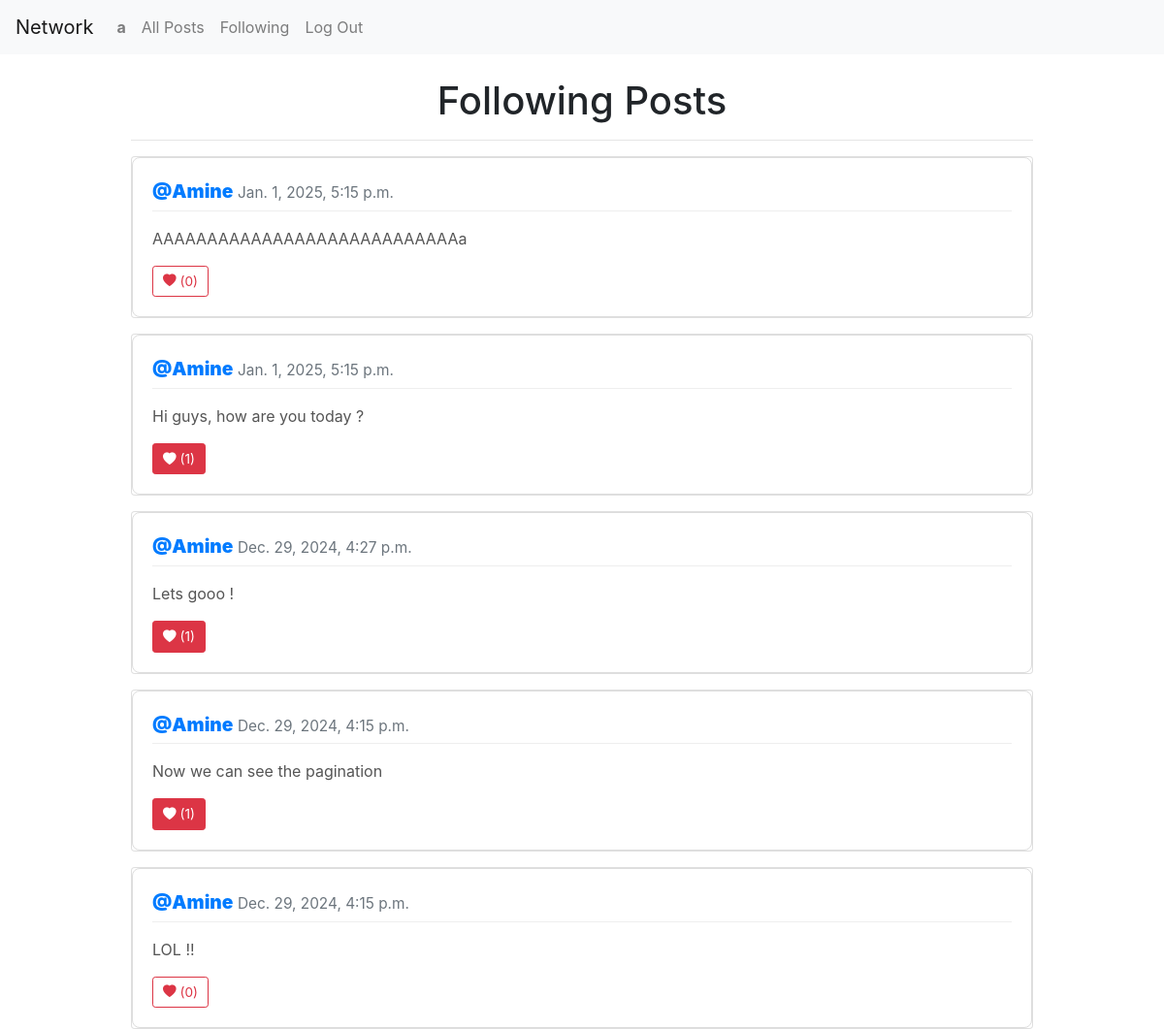
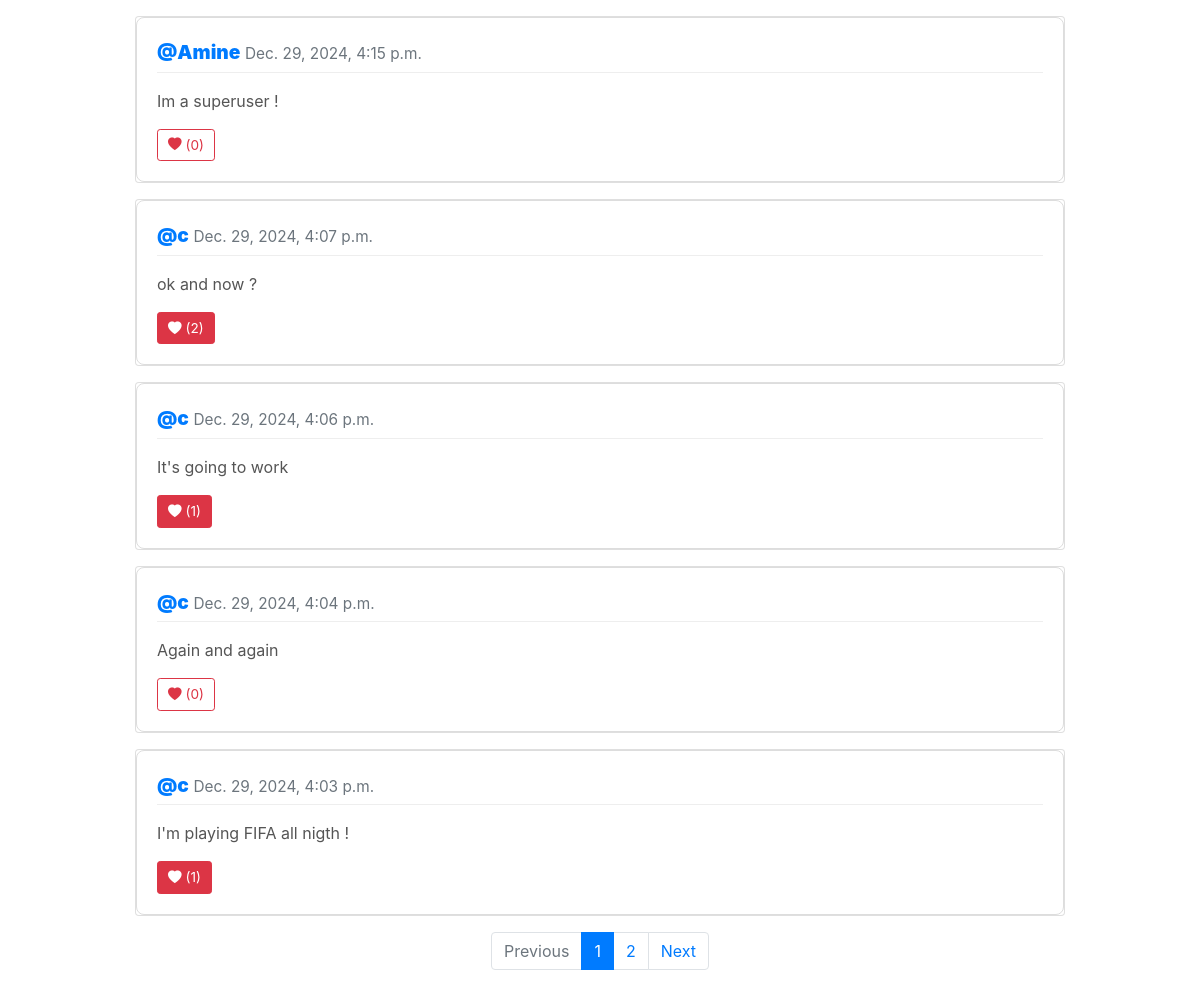
Page /following (signed in) on the committed database (2 pictures, top to bottom).
### network/models.py (models this page shows, shortened)
class User(AbstractUser):
    pass

class Post(models.Model):
    user = models.ForeignKey(User, on_delete=models.CASCADE, related_name="posts")
    content = models.TextField()
    created_at = models.DateTimeField(auto_now_add=True)
    likes = models.ManyToManyField(User, related_name="liked_posts", blank=True)

### network/views.py (the view)
# urls.py: path("following", views.following_posts, name="following_posts"),
@login_required
def following_posts(request):
    try:
        followed_users = Follow.objects.filter(follower=request.user).values_list(
            "following", flat=True
        )
        posts = Post.objects.filter(user__in=followed_users).order_by("-created_at")
        paginator = Paginator(posts, 10)
        page_number = request.GET.get("page")
        page_obj = paginator.get_page(page_number or 1)
    except Exception as e:
        return render(
            request,
            "network/error.html",
            {"code": 400, "message": "Error loading following posts, {e}"},
        )
    return render(request, "network/following.html", {"page": page_obj})

### network/templates/network/following.html (shortened to what this page needs)
{% extends "network/layout.html" %}
{% load static %}
{% block body %}
    <div class="container-fluid mt-4" id="container-posts">
        <h1>Following Posts</h1>
        <hr>
        {% include 'network/posts.html' %}
        {% include 'network/pagination.html' %}
    </div>
{% endblock %}

### network/templates/network/layout.html (shortened to what this page needs)
{% load static %}
<!DOCTYPE html>
<html lang="en">
    <head>
        <link rel="stylesheet" href="https://stackpath.bootstrapcdn.com/bootstrap/4.4.1/css/bootstrap.min.css">
        <link rel="stylesheet" href="https://cdn.jsdelivr.net/npm/bootstrap-icons@1.11.3/font/bootstrap-icons.css"
>
        <link href="{% static 'network/styles.css' %}" rel="stylesheet">
    </head>
    <body>
        <nav class="navbar navbar-expand-lg navbar-light bg-light">
            <a class="navbar-brand" href="{% url 'index' %}">Network</a>
            <div>
              <ul class="navbar-nav mr-auto">
                {% if user.is_authenticated %}
                    <li class="nav-item">
                        <a class="nav-link" href="{% url 'profile' user.username %}"><strong>{{ user.username }}</strong></a>
                    </li>
                {% endif %}
                <li class="nav-item">
                  <a class="nav-link" href="{% url 'index' %}">All Posts</a>
                </li>
                {% if user.is_authenticated %}
                    <li class="nav-item">
                        <a id="following-nav" class="nav-link" href="{% url 'following_posts' %}">Following</a>
                    </li>
                    <li class="nav-item">
                        <a class="nav-link" href="{% url 'logout' %}">Log Out</a>
                    </li>
                {% endif %}
              </ul>
            </div>
          </nav>
        <div class="body">
            {% block body %}
            {% endblock %}
        </div>
    </body>
</html>

### network/templates/network/posts.html (shortened to what this page needs)
{% load static %}
<div id="all-posts-container">
    <div id="posts-list">
        {% for post in page %}
            <div class="card mb-3">
                <div class="card-body">
                    <div class="post-header d-flex justify-content-between align-items-center">
                        <div>
                            <a href="{% url 'profile' post.user %}"><strong>@{{post.user}}</strong></a>
                            <small class="text-muted">{{post.created_at}}</small>
                        </div>
                    </div>
                    <p class="post-content mt-3">{{post.content}}</p>
                    <div class="post-footer d-flex justify-content-between align-items-center">
                        <button
                            class="btn btn-sm {% if user in post.likes.all %}btn-danger{% else %}btn-outline-danger{% endif %} like-btn"
                            data-id="{{ post.id }}">
                            <i class="bi bi-heart-fill"></i> ({{ post.likes.count }})
                        </button>
                    </div>
                </div>
            </div>
        {% empty %}
            <h3>NO POSTS</h3>
        {% endfor %}
    </div>
</div>

### network/static/network/styles.css (style rules this page uses)
#container-posts { width: 80%; justify-content: center; }
h1 { text-align: center; }
.card-body { border: 1px solid #ddd; border-radius: 8px; background-color: #fff; transition: box-shadow 0.3s ease; }
.post-header { font-size: 1.2rem; font-weight: bold; color: #333; border-bottom: 1px solid #eee; padding-bottom: 5px; }
.post-content { font-size: 1rem; color: #555; line-height: 1.5; }
.post-footer { margin-top: 10px; }
.post-footer .btn { font-size: 0.85rem; padding: 5px 10px; align-items: center; }

### rows in the picture
User: username "a"
Post: user "Amine", created_at "Jan. 1, 2025, 5:15 p.m.", content "AAAAAAAAAAAAAAAAAAAAAAAAAAAAa", likes.count "0"
Post: user "Amine", created_at "Jan. 1, 2025, 5:15 p.m.", content "Hi guys, how are you today ?", likes.count "1"
Post: user "Amine", created_at "Dec. 29, 2024, 4:27 p.m.", content "Lets gooo !", likes.count "1"
Post: user "Amine", created_at "Dec. 29, 2024, 4:15 p.m.", content "Now we can see the pagination", likes.count "1"
Post: user "Amine", created_at "Dec. 29, 2024, 4:15 p.m.", content "LOL !!", likes.count "0"
Post: user "Amine", created_at "Dec. 29, 2024, 4:15 p.m.", content "Im a superuser !", likes.count "0"
Post: user "c", created_at "Dec. 29, 2024, 4:07 p.m.", content "ok and now ?", likes.count "2"
Post: user "c", created_at "Dec. 29, 2024, 4:06 p.m.", content "It's going to work", likes.count "1"
Post: user "c", created_at "Dec. 29, 2024, 4:04 p.m.", content "Again and again", likes.count "0"
Post: user "c", created_at "Dec. 29, 2024, 4:03 p.m.", content "I'm playing FIFA all nigth !", likes.count "1"

### other values in the picture
{{ num }} "1"
{{ num }} "2"
